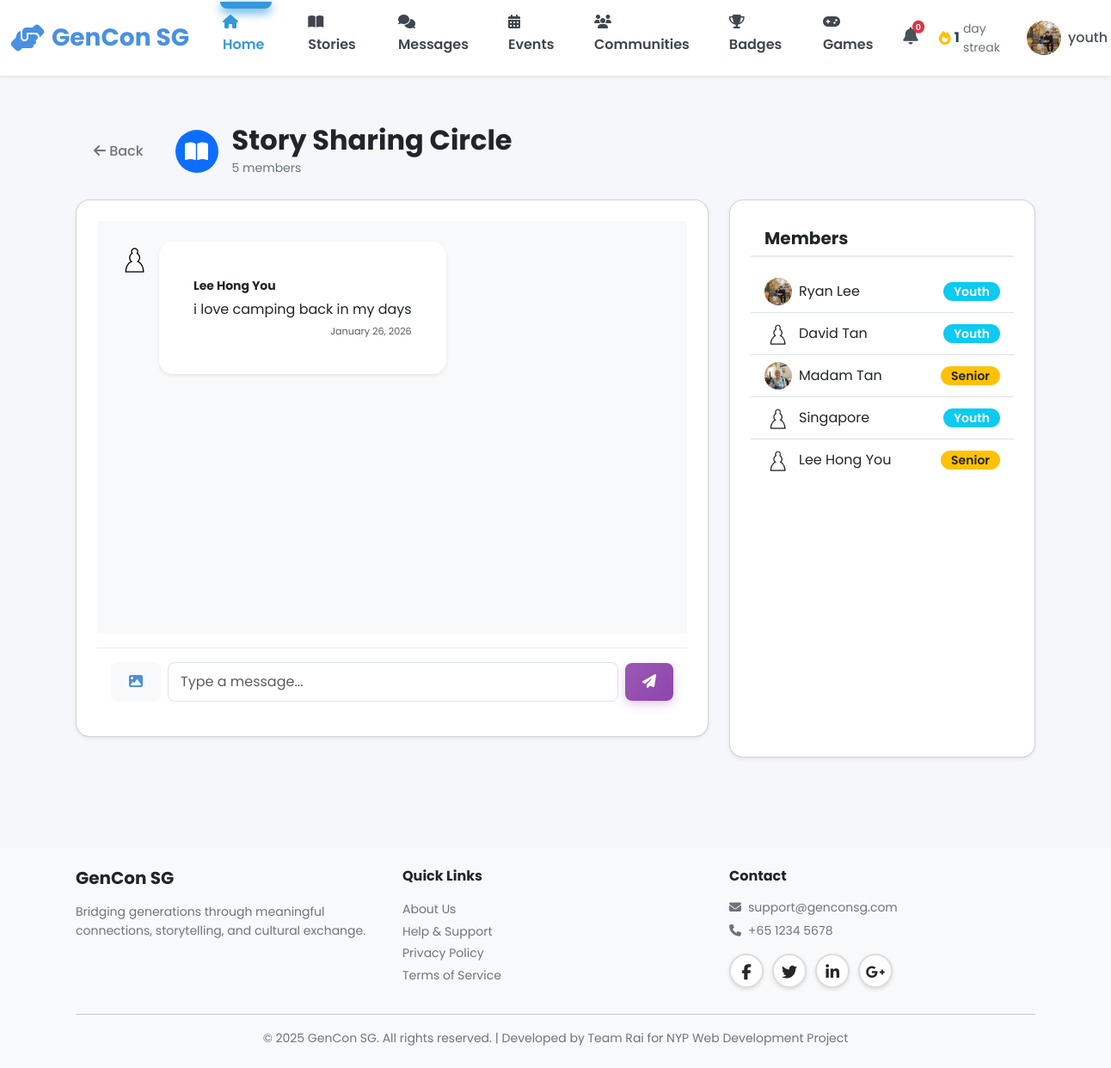
The app's page /youth/communities/3 (signed in), older data.
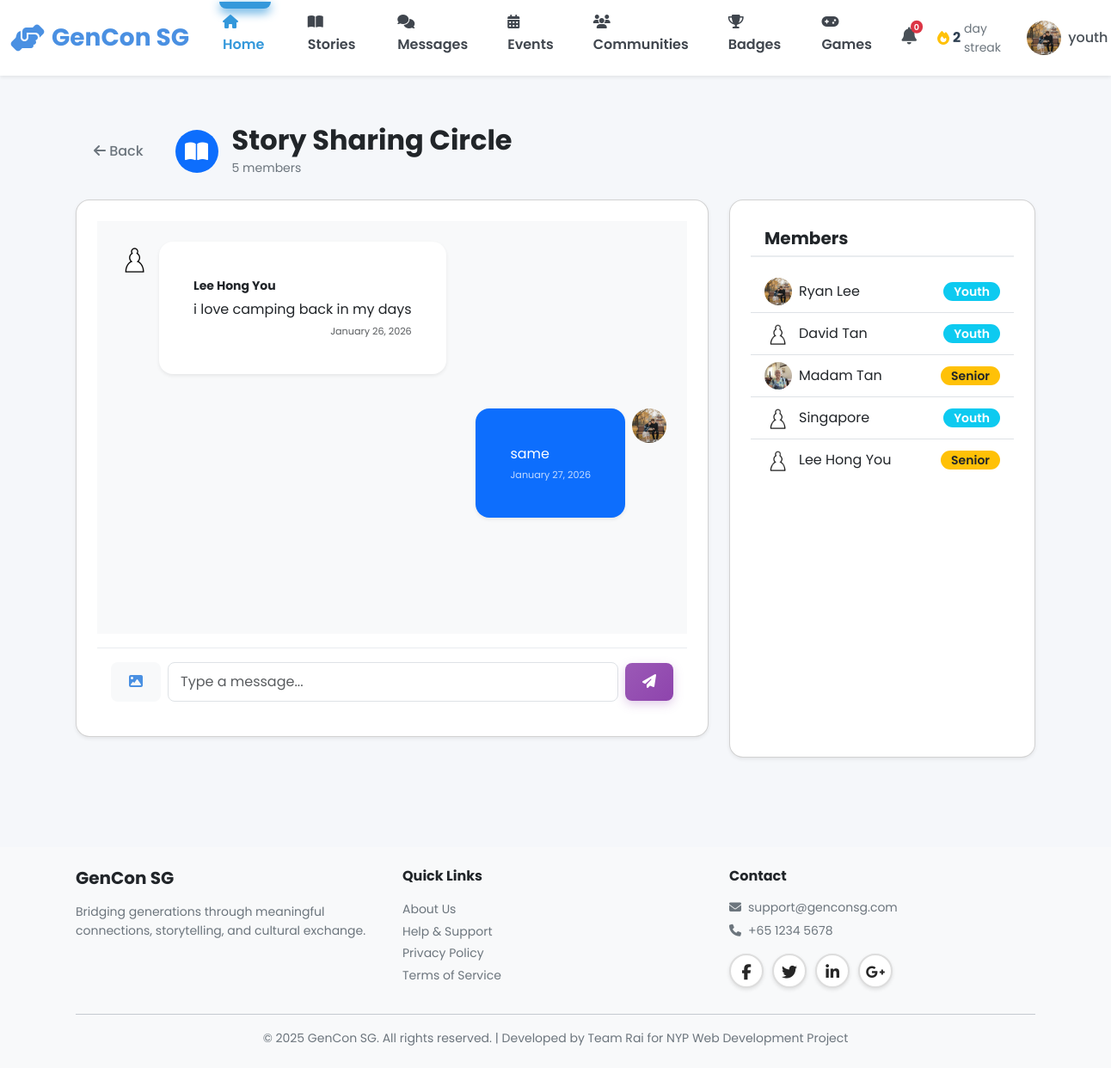
The same page, newer data.
### models.py (models this page shows, shortened)
class CommunityPost(db.Model):
    __tablename__ = 'community_posts'
    id = db.Column(db.Integer, primary_key=True)
    community_id = db.Column(db.Integer, db.ForeignKey('communities.id'), nullable=False, index=True)
    user_id = db.Column(db.Integer, db.ForeignKey('users.id'), nullable=False, index=True)
    content = db.Column(db.Text, nullable=True)
    photo_url = db.Column(db.String(255))
    created_at = db.Column(db.DateTime, default=datetime.utcnow, nullable=False)
    community = db.relationship('Community', back_populates='posts')
    user = db.relationship('User')

class User(db.Model):
    __tablename__ = 'users'
    id = db.Column(db.Integer, primary_key=True)
    username = db.Column(db.String(80), unique=True, nullable=False, index=True)
    password_hash = db.Column(db.String(255), nullable=False)
    email = db.Column(db.String(120), unique=True, nullable=False, index=True)
    full_name = db.Column(db.String(120), nullable=False)
    phone = db.Column(db.String(20))
    age = db.Column(db.Integer, nullable=False)
    bio = db.Column(db.Text)  # User biography
    school = db.Column(db.String(255))  # School or organization for youth
    role = db.Column(db.String(20), nullable=False)  # 'senior', 'youth', or 'admin'
    elo = db.Column(db.Integer, default=1200) # Default ELO rating
    profile_picture = db.Column(db.String(255), default='images/default-avatar.png')
    disable_reason = db.Column(db.Text)
    interests_json = db.Column(db.Text)  # Stores interests as JSON array
    languages_json = db.Column(db.Text)  # Stores languages as JSON array
    accessibility_settings_json = db.Column(db.Text)  # Stores settings as JSON object
    created_at = db.Column(db.DateTime, default=datetime.utcnow, nullable=False)
    last_active = db.Column(db.DateTime, default=datetime.utcnow, nullable=False)
    is_active = db.Column(db.Boolean, default=True)
    stories = db.relationship('Story', back_populates='user', lazy='dynamic')
    sent_messages = db.relationship('Message', foreign_keys='Message.sender_id',
                                   back_populates='sender', lazy='dynamic')
    received_messages = db.relationship('Message', foreign_keys='Message.recipient_id',
                                       back_populates='recipient', lazy='dynamic')
    senior_pairs = db.relationship('Pair', foreign_keys='Pair.senior_id',
                                   back_populates='senior', lazy='dynamic')
    youth_pairs = db.relationship('Pair', foreign_keys='Pair.youth_id',
                                 back_populates='youth', lazy='dynamic')
    streak = db.relationship('Streak', back_populates='user', uselist=False)
    badges = db.relationship('Badge', back_populates='user', lazy='dynamic')
    checkins = db.relationship('Checkin', back_populates='user', lazy='dynamic')
    @property
    def interests(self):
        """Get interests as Python list from JSON string."""
        if self.interests_json:
            return json.loads(self.interests_json)
        return []
    @interests.setter
    def interests(self, value):
        """Set interests from Python list, store as JSON string."""
        self.interests_json = json.dumps(value)
    @property
    def languages(self):
        """Get languages as Python list from JSON string."""
        if self.languages_json:
            return json.loads(self.languages_json)
        return []
    @languages.setter
    def languages(self, value):
        """Set languages from Python list, store as JSON string."""
        self.languages_json = json.dumps(value)
    @property
    def accessibility_settings(self):
        """Get accessibility settings as Python dict from JSON string."""
        if self.accessibility_settings_json:
            return json.loads(self.accessibility_settings_json)
        return {}

class CommunityMember(db.Model):
    __tablename__ = 'community_members'
    id = db.Column(db.Integer, primary_key=True)
    community_id = db.Column(db.Integer, db.ForeignKey('communities.id'), nullable=False, index=True)
    user_id = db.Column(db.Integer, db.ForeignKey('users.id'), nullable=False, index=True)
    joined_at = db.Column(db.DateTime, default=datetime.utcnow, nullable=False)
    last_viewed_at = db.Column(db.DateTime, default=datetime.utcnow)
    community = db.relationship('Community', back_populates='members')
    user = db.relationship('User')
    __table_args__ = (db.UniqueConstraint('community_id', 'user_id', name='unique_community_user'),)

### blueprints/youth.py (the view)
@youth_bp.route('/communities/<int:community_id>')
@login_required
def view_community(community_id):
    community = Community.query.get_or_404(community_id)
    user_id = session['user_id']
    member = CommunityMember.query.filter_by(
        community_id=community_id,
        user_id=user_id
    ).first()
    if not member:
        flash('You must join this community to view the chat.', 'warning')
        return redirect(url_for('youth.communities'))
    member.last_viewed_at = datetime.utcnow()
    db.session.commit()
    posts = CommunityPost.query.filter_by(community_id=community_id)\
        .order_by(CommunityPost.created_at.asc()).all()
    members = community.members.all()
    return render_template('youth/community_chat.html', community=community, posts=posts, user_id=user_id, members=members)

### app.py (called while the page is built)
@app.context_processor
def inject_user():
    user_streak = 0
    if 'user_id' in session:
        from models import Streak
        streak = Streak.query.filter_by(user_id=session['user_id']).first()
        if streak:
            user_streak = streak.current_streak
    return dict(session=session, user_streak=user_streak)

@app.after_request
def add_security_headers(response):
    csp = (
        "default-src 'self'; "
        "script-src 'self' 'unsafe-inline' 'unsafe-eval' blob: https://cdn.jsdelivr.net https://cdnjs.cloudflare.com; "
        "style-src 'self' 'unsafe-inline' https://cdn.jsdelivr.net https://cdnjs.cloudflare.com https://fonts.googleapis.com; "
        "font-src 'self' https://cdnjs.cloudflare.com https://fonts.gstatic.com; "
        "img-src 'self' data: blob: https:; "
        "connect-src 'self' ws: wss: https://cdn.jsdelivr.net https://cdnjs.cloudflare.com; "
        "worker-src 'self' blob:;"
    )
    response.headers['Content-Security-Policy'] = csp
    return response

### templates/youth/community_chat.html (shortened to what the changed rows need)
{% extends "base.html" %}
{% block body_class %}youth-dashboard{% endblock %}
{% block content %}
<div class="container py-4">
    <div class="d-flex align-items-center mb-4">
        <div class="d-flex align-items-center">
            <div>
                <h2 class="mb-0">{{ community.name }}</h2>
            </div>
        </div>
    </div>
    <div class="row">
        <div class="col-lg-8">
            <div class="card shadow-sm">
                <div class="card-body p-0">
                    <div id="chat-messages" class="p-4" style="height: 60vh; overflow-y: auto; background-color: #f8f9fa;">
                        {% for post in posts %}
                            <div class="d-flex mb-3 {% if post.user_id == user_id %}justify-content-end{% endif %}">
                                {% if post.user_id != user_id %}
                                    <a href="{{ url_for('youth.public_profile', user_id=post.user_id) }}">
                                        <img src="{{ url_for('static', filename=post.user.profile_picture|fix_pfp) }}" class="rounded-circle me-2" style="width: 40px; height: 40px; object-fit: cover;">
                                    </a>
                                {% endif %}
                                <div class="card border-0 shadow-sm" style="max-width: 70%; {% if post.user_id == user_id %}background-color: #0d6efd; color: white;{% else %}background-color: white;{% endif %}">
                                    <div class="card-body p-3">
                                        {% if post.user_id != user_id %}
                                            <a href="{{ url_for('youth.public_profile', user_id=post.user_id) }}" class="text-decoration-none text-dark">
                                                <small class="fw-bold d-block mb-1">{{ post.user.full_name }}</small>
                                            </a>
                                        {% endif %}
                                        {% if post.content %}
                                            <p class="mb-0">{{ post.content }}</p>
                                        {% endif %}
                                        <small class="d-block mt-1 opacity-75 text-end" style="font-size: 0.7rem;">
                                            {{ post.created_at|timeago }}
                                        </small>
                                    </div>
                                </div>
                                {% if post.user_id == user_id %}
                                    <img src="{{ url_for('static', filename=post.user.profile_picture|fix_pfp) }}" class="rounded-circle ms-2" style="width: 40px; height: 40px; object-fit: cover;">
                                {% endif %}
                            </div>
                        {% endfor %}
                    </div>
                </div>
            </div>
        </div>
        <div class="col-lg-4 d-none d-lg-block">
            <div class="card shadow-sm h-100">
                <div class="card-body p-0" style="max-height: 70vh; overflow-y: auto;">
                    <ul class="list-group list-group-flush">
                        {% for member in members %}
                            <li class="list-group-item d-flex align-items-center">
                                <a href="{{ url_for('youth.public_profile', user_id=member.user_id) }}" class="d-flex align-items-center text-decoration-none text-dark w-100">
                                    <img src="{{ url_for('static', filename=member.user.profile_picture|fix_pfp) }}" class="rounded-circle me-2" style="width: 32px; height: 32px; object-fit: cover;">
                                    <span>{{ member.user.full_name }}</span>
                                </a>
                                {% if member.user.role == 'senior' %}
                                    <span class="badge bg-warning text-dark ms-auto">Senior</span>
                                {% else %}
                                    <span class="badge bg-info text-white ms-auto">Youth</span>
                                {% endif %}
                            </li>
                        {% endfor %}
                    </ul>
                </div>
            </div>
        </div>
    </div>
</div>
{% endblock %}

Row changes from the older to the newer data that the page shows:
added CommunityPost: content "same", created_at "January 27, 2026", profile_picture (picture)
Text that changed along with them:
{{ user_streak|default(0) }}: "1" → "2"
